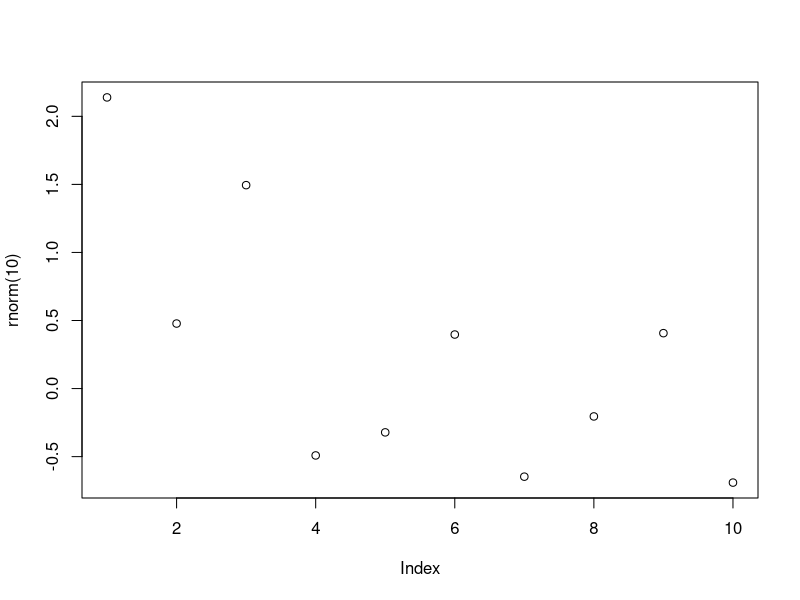
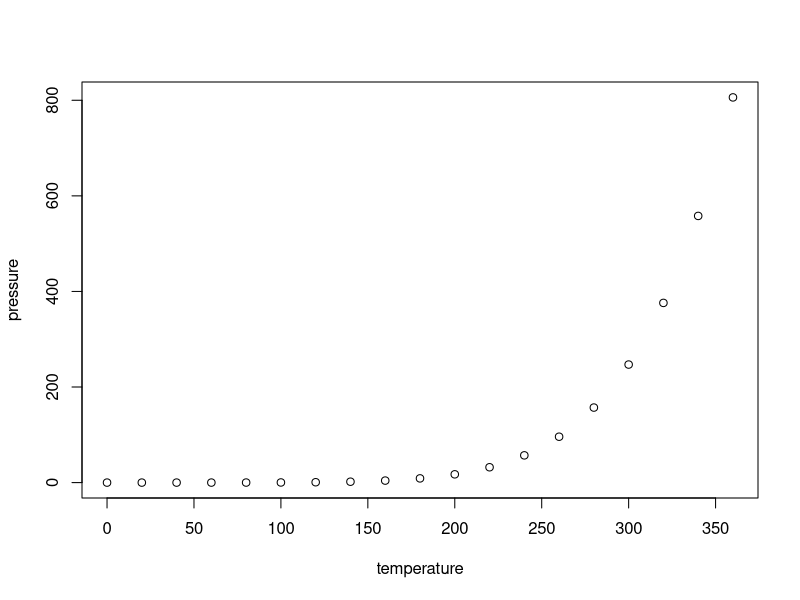

The R source for these figures, in order:
## ---- chunk 1
plot(rnorm(10))
## ---- chunk 2
plot(pressure)
